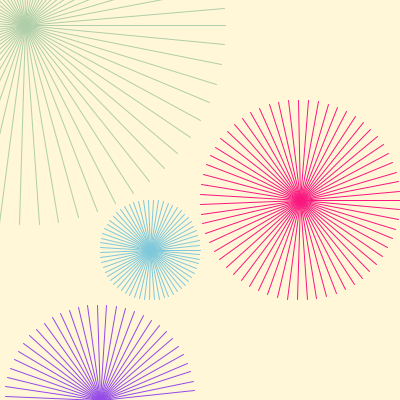
Frame 1 (no input)
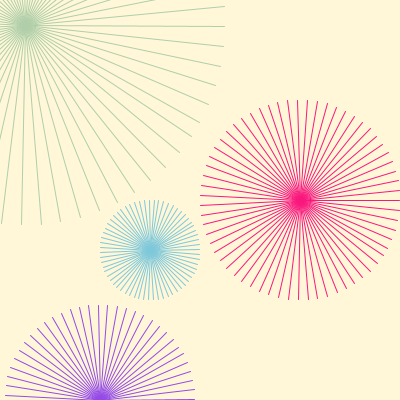
Frame 60 (the mouse pressed at the canvas centre just before this capture)
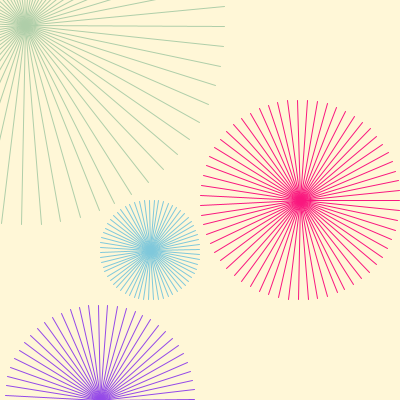
Frame 120 (the mouse held since frame 60 and released just before this capture)

The Processing sketch that drew these frames (run headless with seeded random() and noise(); from frame 60 on, the mouse is pressed at the canvas centre):

// Processing sketch: processing_47887
// ── processing_47887.pde

float theta = 0;

void setup() {
  size(400, 400);
  smooth();
}

void draw() {
  background(255, 247, 215);
  stroke(0);
  
  // center
  translate(width/2,height/2);
  
  // Loop from 0 to 360 degrees 
  for(float i = 0; i < TWO_PI; i += 0.1) {
    
    // first ring (pink)
 
    pushMatrix(); 
    translate(100,0);
    rotate(theta + i);
    stroke(249, 23, 126);
    line(0,0,100,0);
    popMatrix();
    
    //second ring (blue)
    
    pushMatrix();
    translate(-50, 50);
    rotate(-theta-i);
    stroke(127, 200, 219);
    line(0,0,50,0);
    popMatrix();
    
    //third ring (green)
    
    pushMatrix();
    translate(-175, -175);
    rotate(theta+i);
    stroke(175, 206, 169);
    line(0,0,200,0);
    popMatrix();
    
    //fourth ring (purple)
    
    pushMatrix();
    translate(-100, 200);
    rotate(-theta-i);
    stroke(148, 73, 232);
    line(0,0,95,0);
    popMatrix();
    
  }
  
  // Increment theta
  theta += 0.01;
  

}
